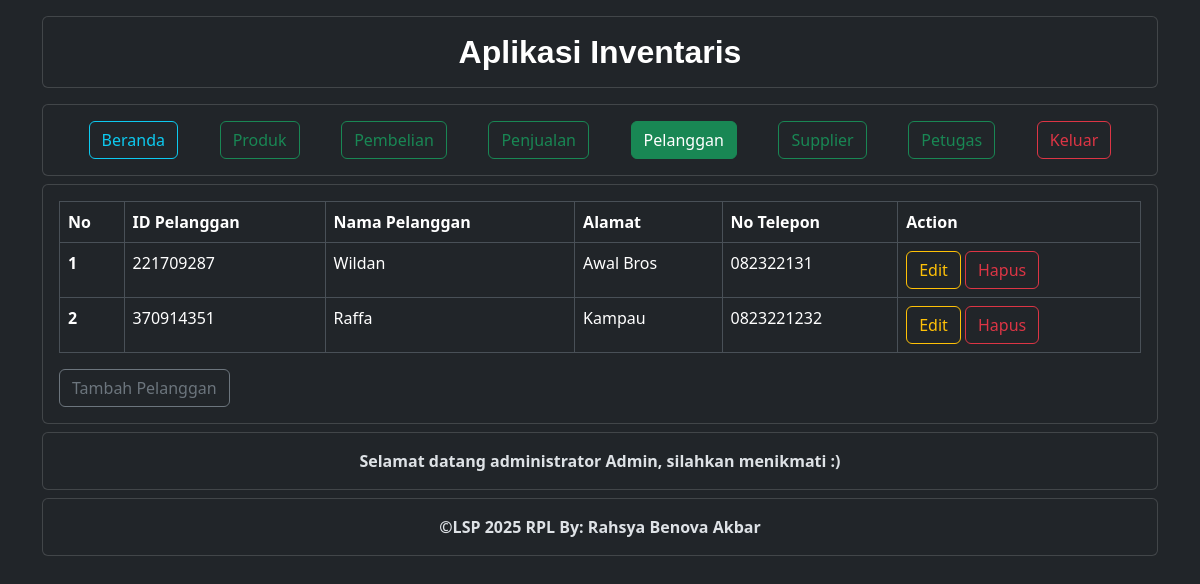
The app's page /pelanggan/data_pelanggan.php (signed in) with its own data.
### tables this page shows
CREATE TABLE `pelanggan` (
  `PelangganID` int(11) NOT NULL,
  `NamaPelanggan` varchar(255) NOT NULL,
  `Alamat` text NOT NULL,
  `NomorTelepon` varchar(20) NOT NULL
);

CREATE TABLE `petugas` (
  `PetugasID` int(11) NOT NULL,
  `Username` varchar(255) NOT NULL,
  `Password` varchar(255) NOT NULL,
  `Level` int(11) NOT NULL
);

### pelanggan/data_pelanggan.php (the view, shortened to what this page needs)
<?php
include("../nav/header.php");
include("../nav/navbar.php");
?>
<div class="container ">
    <div class="card mt-2">
        <div class="card-body">
            <table class="table table-bordered table-responsive align-midle">
                <thead>
                    <tr>
                        <th>No</th>
                        <th>ID&nbsp;Pelanggan</th>
                        <th>Nama&nbsp;Pelanggan</th>
                        <th>Alamat</th>
                        <th>No&nbsp;Telepon</th>
                        <th>Action</th>
                    </tr>
                </thead>
                <tbody>
                    <?php
                    $data = mysqli_query($koneksi, "select * from pelanggan");
                    $no = 0;
                    while ($row = mysqli_fetch_array($data)) {
                        $no++;
                    ?>
                        <tr>
                            <th><?php echo $no; ?></th>
                            <td><?php echo $row['PelangganID']; ?></td>
                            <td><?php echo $row['NamaPelanggan']; ?></td>
                            <td><?php echo $row['Alamat']; ?></td>
                            <td><?php echo $row['NomorTelepon']; ?></td>
                            <td>
                                <a href="edit_pelanggan.php?id=<?php echo $row['PelangganID']; ?>" data-bs-toggle="modal" data-bs-target="#edit_Pelanggan<?php echo $row['PelangganID']; ?>" class="btn btn-outline-warning">Edit</a>
                                <a href="hapus_pelanggan.php?id=<?php echo $row['PelangganID']; ?>" class="btn btn-outline-danger">Hapus</a>
                            </td>
                        </tr>
                    <?php
                    }
                    ?>
                </tbody>
            </table>
            <a href="tambah_pelanggan.php" class="btn btn-outline-secondary">Tambah Pelanggan</a>
        </div>
    </div>
</div>
<?php
include("../nav/footer.php");
?>

### nav/footer.php
<section>
    <div class="container">
        <div class="card mt-2">
            <div class="card-body">
                <?php
                if ($datapetugas['Level'] == 1) {
                    echo '<p class="text-center fw-bold mb-0">Selamat datang administrator ' . $datapetugas['Username'] . ',' . ' silahkan menikmati :)</p>';
                } else {
                    echo '<p class="text-center fw-bold mb-0">Selamat datang petugas, silahkan menikmati :)</p>';
                }
                ?>
            </div>
        </div>
        <div class="card mt-2">
            <div class="card-body">
                <p class="text-center fw-bold mb-0">&copy;LSP 2025 RPL By: Rahsya Benova Akbar </p>
            </div>
        </div>
    </div>
</section>
</div>
</body>
</html>

### nav/header.php (style rules this page uses)
:root { --c1: #0e185f; --c2: #0095a8; --c3: #e8ffc2; }

### records on screen
pelanggan: PelangganID "221709287", NamaPelanggan "Wildan", Alamat "Awal Bros", NomorTelepon "082322131"
pelanggan: PelangganID "370914351", NamaPelanggan "Raffa", Alamat "Kampau", NomorTelepon "0823221232"
petugas: Username "Admin"
